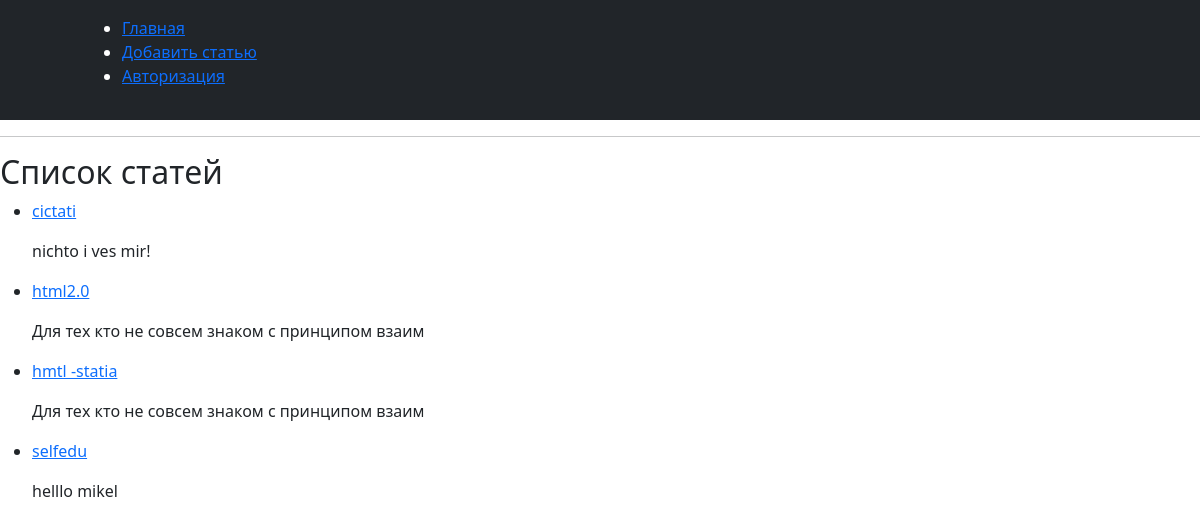
The page / on the database its author committed.
### tables this page shows
CREATE TABLE mainmenu (
id integer PRIMARY KEY AUTOINCREMENT,
title text NOT NULL,
url text NOT NULL
);

CREATE TABLE posts (
id INTEGER PRIMARY KEY AUTOINCREMENT,
title TEXT NOT NULL,
text TEXT NOT NULL,
url TEXT NOT NULL,
time INTEGER NOT NULL
);

### app.py (the view)
@app.route('/')
def index():
    return render_template('index.html', menu=dbase.getMenu(), posts=dbase.getPostsAnonce())#getMenu возвращает коллекция из словарей

### FDataBase.py (called while the page is built)
    def getMenu(self):
        sql = '''SELECT * FROM mainmenu'''
        try:
            self.__cur.execute(sql)
            res = self.__cur.fetchall()
            if res: return res
        except:
            print('Ошибка чтения из БД')
        return []

    def getPostsAnonce(self):
        try:
            self.__cur.execute(f"SELECT id, title, text, url FROM posts ORDER BY time DESC")
            res = self.__cur.fetchall()
            if res: return res
        except sqlite3.Error as e:
            print('Ошибка чтения из БД',  str(e))
        return []

### app.py (called while the page is built)
def connect_db():
    conn = sqlite3.connect(app.config['DATABASE']) #методу коннект передаём путь где расположена наша БД
    conn.row_factory = sqlite3.Row #делаем словарь из кортежа
    return conn

def get_db():
    if not hasattr(g,'link_db'):
        g.link_db = connect_db()
    return g.link_db

@app.before_request
def before_request():
    global dbase
    db = get_db()
    dbase = FDataBase(db)

### templates/index.html (shortened to what this page needs)
{% extends 'base.html' %}
{% block content %}
<hr>
<h2>Список статей</h2>
<ul class="list-posts">
    {% for p in posts %}
    <li>
        <p class="title"><a href="{{ url_for('showPost', alias=p.url)}}">{{p.title}}</a></p>
        <p class="annonce">{{ p.text[:50] | striptags }}</p>
    </li>
    {% endfor %}
</ul>
{% endblock %}

### templates/base.html (shortened to what this page needs)
<!DOCTYPE html>
<html lang="ru">
<head>
    <link rel="stylesheet" href="{{ url_for('static', filename='css/style.css') }}">
    <link rel="stylesheet" href="https://cdn.jsdelivr.net/npm/bootstrap@5.3.3/dist/css/bootstrap.min.css" </head>
<body>
    <header class="p-3 text-bg-dark">
        <div class="container">
            <div class="d-flex flex-wrap align-items-center justify-content-center justify-content-lg-start">
                <a href="/" class="d-flex align-items-center mb-2 mb-lg-0 text-white text-decoration-none">
                    <svg class="bi me-2" width="40" height="32" role="img" aria-label="Bootstrap">
                        <use xlink:href="#bootstrap"></use>
                    </svg>
                </a>
                <ul class="mainmenu">
                    {% for m in menu -%}
                    <li><a href="{{m.url}}">{{m.title}}</a></li>
                    {% endfor %}
                </ul>
            </div>
        </div>
    </header>
    {% block content %}
    {% endblock %}
</body>
</html>

### static/css/style.css (style rules this page uses)
body { background-color: blue; }

### rows shown on the page
mainmenu: title "Главная"
mainmenu: title "Добавить статью"
mainmenu: title "Авторизация"
posts: title "cictati", text "nichto i ves mir!"
posts: title "html2.0", text "Для тех кто не совсем знаком с принципом взаим"
posts: title "hmtl -statia", text "Для тех кто не совсем знаком с принципом взаим"
posts: title "selfedu", text "helllo mikel"
